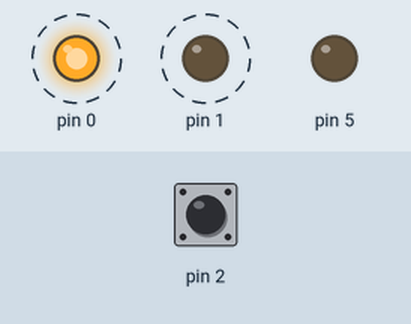
This sketch was run on a simulated Arduino Uno, built with avr-gcc and run on an emulated ATmega328P. Shown: output pins drawn as LEDs (lit = HIGH). Dashed ring = blinking. The test bench sets the inputs (shaded band); at power-on: pin 2 HIGH.

Above: at 5.05 s.
5.1 s: pin 2 pulled LOW for 0.15 s
At 5.75 s:
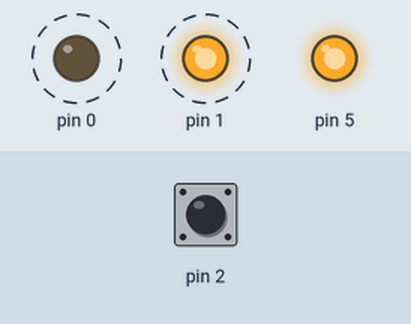
8.1 s: pin 2 pulled LOW for 1 s
At 8.75 s:
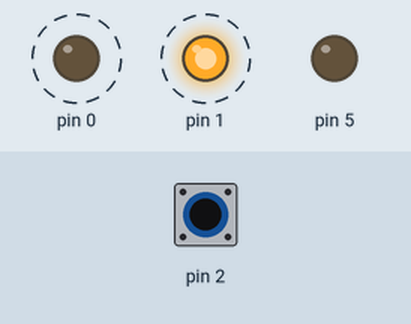
11.5 s: pin 2 pulled LOW for 3.2 s
At 12.25 s:
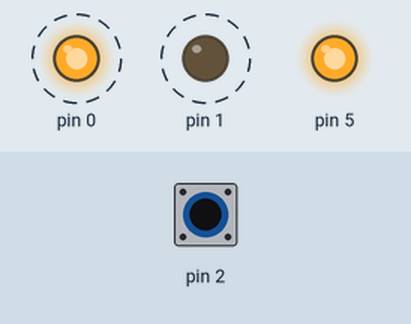
Timing chart, 0 to 22.2 s (numbered marks = the images above; inputs shaded):
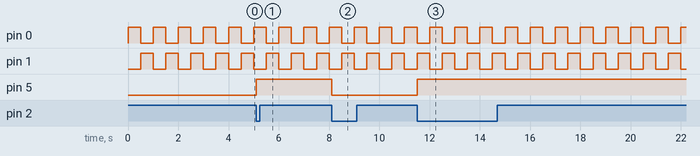

Measured:
- after the input at 5.1 s, pin 5: LOW → HIGH at once
- after the input at 8.1 s, pin 5: HIGH → LOW at once
- after the input at 11.5 s, pin 5: LOW → HIGH at once
- by itself, pin 0, pin 1: alternates HIGH for 0.50 s and LOW for 0.50 s

The sketch:

lab3_zad3.ino
```cpp
#include <avr/io.h>
#include <stdlib.h>
#include <string.h>
#include <util/delay.h>

#ifndef _BV
#define _BV(bit)        (1<<(bit))
#endif
#ifndef sbi
#define sbi(reg,bit)    reg |= (_BV(bit))
#endif

#ifndef cbi
#define cbi(reg,bit)    reg &= ~(_BV(bit))
#endif

#ifndef tbi
#define tbi(reg,bit)    reg ^= (_BV(bit))
#endif


void timerInit() {
  //Wybranie trybu pracy CTC z TOP OCR1A
  // strony 132-134 dokumentacja
  sbi(TCCR1B, WGM12);
  cbi(TCCR1B, WGM13);
  cbi(TCCR1A, WGM11);
  cbi(TCCR1A, WGM10);

  // Przerwanie zewnetrzne
  sbi(EICRA, ISC01);
  cbi(EICRA, ISC00);
  sbi(EIMSK, INT0);

  //Wybranie dzielnika czestotliwosci - częstotliwość Atmega328: 16 MHz
  sbi(TCCR1B, CS12);
  cbi(TCCR1B, CS11);
  cbi(TCCR1B, CS10);

  //Zapisanie do OCR1A wartosci odpowiadajacej 0,5s
  OCR1A = 31250;

  //Uruchomienie przerwania OCIE1A
  sbi(TIMSK1, OCIE1A);

}


//volatile -informacja dla kompilatora aby nie optymalizował zmiennej,
//zmienna bezpieczna do wykorzystania w przerwaniach
volatile int zmienna=0;


int main() {
  timerInit();
  sei(); //Uruchamia przerwania globalne
  sbi(DDRD,PD0);
  sbi(DDRD,PD1);
  sbi(DDRD,PD5);
  cbi(DDRD,PD2);
  sbi(PORTD,PD2);

  while (1) {
    tbi(PORTD, PD0);

    _delay_ms(500);
  }
}

ISR(TIMER1_COMPA_vect) {
  //kod programu przełączajacy diodę LED na pinie PD1
  tbi(PORTD, PD1);
}

ISR(INT0_vect)
{
  tbi(PORTD, PD5);
}
```
